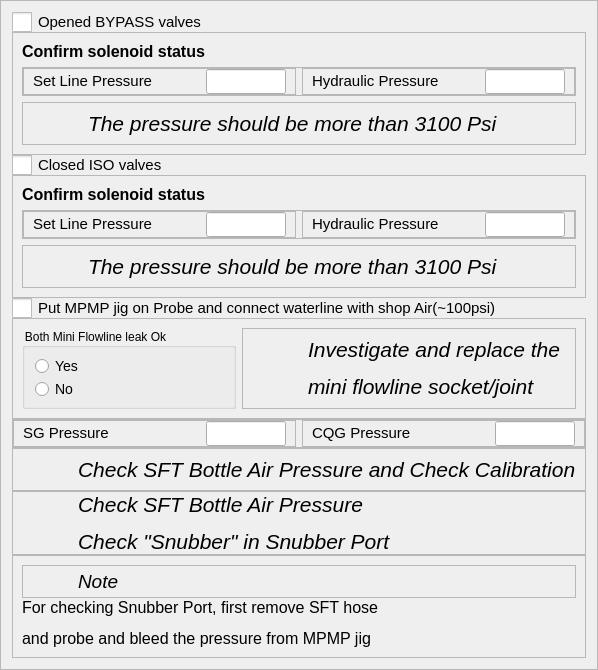
    <widget class="QFrame" name="frame_38">
     <property name="frameShape">
      <enum>QFrame::Shape::StyledPanel</enum>
     </property>
     <property name="frameShadow">
      <enum>QFrame::Shadow::Raised</enum>
     </property>
     <layout class="QVBoxLayout" name="verticalLayout_8">
      <property name="spacing">
       <number>0</number>
      </property>
      <item>
       <widget class="QCheckBox" name="checkBox_5">
        <property name="enabled">
         <bool>true</bool>
        </property>
        <property name="styleSheet">
         <string notr="true">QCheckBox {
    font-size: 15px; /* Larger text */
}
QCheckBox::indicator {
    width: 20px; /* Larger checkbox square */
    height: 20px; /* Larger checkbox square */
}</string>
        </property>
        <property name="text">
         <string>Opened BYPASS valves</string>
        </property>
       </widget>
      </item>
      <item>
       <widget class="QFrame" name="frame_24">
        <property name="frameShape">
         <enum>QFrame::Shape::StyledPanel</enum>
        </property>
        <property name="frameShadow">
         <enum>QFrame::Shadow::Raised</enum>
        </property>
        <layout class="QVBoxLayout" name="verticalLayout_5">
         <item>
          <widget class="QLabel" name="label_20">
           <property name="text">
            <string>&lt;html&gt;&lt;head/&gt;&lt;body&gt;&lt;p&gt;&lt;span style=&quot; font-size:12pt; font-weight:700;&quot;&gt;Confirm solenoid status&lt;/span&gt;&lt;/p&gt;&lt;/body&gt;&lt;/html&gt;</string>
           </property>
          </widget>
         </item>
         <item>
          <widget class="QFrame" name="frame_25">
           <property name="frameShape">
            <enum>QFrame::Shape::StyledPanel</enum>
           </property>
           <property name="frameShadow">
            <enum>QFrame::Shadow::Raised</enum>
           </property>
           <layout class="QHBoxLayout" name="horizontalLayout_21">
            <property name="leftMargin">
             <number>0</number>
            </property>
            <property name="topMargin">
             <number>0</number>
            </property>
            <property name="rightMargin">
             <number>0</number>
            </property>
            <property name="bottomMargin">
             <number>0</number>
            </property>
            <item>
             <widget class="QFrame" name="frame_26">
              <property name="frameShape">
               <enum>QFrame::Shape::StyledPanel</enum>
              </property>
              <property name="frameShadow">
               <enum>QFrame::Shadow::Raised</enum>
              </property>
              <layout class="QHBoxLayout" name="horizontalLayout_22">
               <property name="topMargin">
                <number>0</number>
               </property>
               <property name="bottomMargin">
                <number>0</number>
               </property>
               <item>
                <widget class="QLabel" name="label_21">
                 <property name="text">
                  <string>&lt;html&gt;&lt;head/&gt;&lt;body&gt;&lt;p&gt;&lt;span style=&quot; font-size:11pt;&quot;&gt;Set Line Pressure&lt;/span&gt;&lt;/p&gt;&lt;/body&gt;&lt;/html&gt;</string>
                 </property>
                </widget>
               </item>
               <item>
                <widget class="QLineEdit" name="lineEdit_11">
                 <property name="minimumSize">
                  <size>
                   <width>80</width>
                   <height>25</height>
                  </size>
                 </property>
                 <property name="maximumSize">
                  <size>
                   <width>80</width>
                   <height>25</height>
                  </size>
                 </property>
                </widget>
               </item>
              </layout>
             </widget>
            </item>
            <item>
             <widget class="QFrame" name="frame_27">
              <property name="frameShape">
               <enum>QFrame::Shape::StyledPanel</enum>
              </property>
              <property name="frameShadow">
               <enum>QFrame::Shadow::Raised</enum>
              </property>
              <layout class="QHBoxLayout" name="horizontalLayout_23">
               <property name="topMargin">
                <number>0</number>
               </property>
               <property name="bottomMargin">
                <number>0</number>
               </property>
               <item>
                <widget class="QLabel" name="label_24">
                 <property name="text">
                  <string>&lt;html&gt;&lt;head/&gt;&lt;body&gt;&lt;p&gt;&lt;span style=&quot; font-size:11pt;&quot;&gt;Hydraulic Pressure&lt;/span&gt;&lt;/p&gt;&lt;/body&gt;&lt;/html&gt;</string>
                 </property>
                </widget>
               </item>
               <item>
                <widget class="QLineEdit" name="lineEdit_12">
                 <property name="minimumSize">
                  <size>
                   <width>80</width>
                   <height>25</height>
                  </size>
                 </property>
                 <property name="maximumSize">
                  <size>
                   <width>80</width>
                   <height>25</height>
                  </size>
                 </property>
                </widget>
               </item>
              </layout>
             </widget>
            </item>
           </layout>
          </widget>
         </item>
         <item>
          <widget class="QFrame" name="frame_28">
           <property name="frameShape">
            <enum>QFrame::Shape::StyledPanel</enum>
           </property>
           <property name="frameShadow">
            <enum>QFrame::Shadow::Raised</enum>
           </property>
           <layout class="QHBoxLayout" name="horizontalLayout_24">
            <property name="spacing">
             <number>15</number>
            </property>
            <property name="topMargin">
             <number>0</number>
            </property>
            <property name="bottomMargin">
             <number>0</number>
            </property>
            <item>
             <widget class="QLabel" name="label_25">
              <property name="minimumSize">
               <size>
                <width>41</width>
                <height>41</height>
               </size>
              </property>
              <property name="maximumSize">
               <size>
                <width>41</width>
                <height>41</height>
               </size>
              </property>
              <property name="text">
               <string/>
              </property>
              <property name="pixmap">
               <pixmap resource="../../Images.qrc">:/Icons/Icons/risk-icon.png</pixmap>
              </property>
              <property name="scaledContents">
               <bool>true</bool>
              </property>
             </widget>
            </item>
            <item>
             <widget class="QLabel" name="label_26">
              <property name="text">
               <string>&lt;html&gt;&lt;head/&gt;&lt;body&gt;&lt;p&gt;&lt;span style=&quot; font-size:16pt; font-style:italic;&quot;&gt;The pressure should be more than 3100 Psi&lt;/span&gt;&lt;/p&gt;&lt;/body&gt;&lt;/html&gt;</string>
              </property>
             </widget>
            </item>
           </layout>
          </widget>
         </item>
        </layout>
       </widget>
      </item>
      <item>
       <widget class="QCheckBox" name="checkBox_4">
        <property name="enabled">
         <bool>true</bool>
        </property>
        <property name="styleSheet">
         <string notr="true">QCheckBox {
    font-size: 15px; /* Larger text */
}
QCheckBox::indicator {
    width: 20px; /* Larger checkbox square */
    height: 20px; /* Larger checkbox square */
}</string>
        </property>
        <property name="text">
         <string>Closed ISO valves</string>
        </property>
       </widget>
      </item>
      <item>
       <widget class="QFrame" name="frame_19">
        <property name="frameShape">
         <enum>QFrame::Shape::StyledPanel</enum>
        </property>
        <property name="frameShadow">
         <enum>QFrame::Shadow::Raised</enum>
        </property>
        <layout class="QVBoxLayout" name="verticalLayout_6">
         <item>
          <widget class="QLabel" name="label_11">
           <property name="text">
            <string>&lt;html&gt;&lt;head/&gt;&lt;body&gt;&lt;p&gt;&lt;span style=&quot; font-size:12pt; font-weight:700;&quot;&gt;Confirm solenoid status&lt;/span&gt;&lt;/p&gt;&lt;/body&gt;&lt;/html&gt;</string>
           </property>
          </widget>
         </item>
         <item>
          <widget class="QFrame" name="frame_20">
           <property name="frameShape">
            <enum>QFrame::Shape::StyledPanel</enum>
           </property>
           <property name="frameShadow">
            <enum>QFrame::Shadow::Raised</enum>
           </property>
           <layout class="QHBoxLayout" name="horizontalLayout_17">
            <property name="leftMargin">
             <number>0</number>
            </property>
            <property name="topMargin">
             <number>0</number>
            </property>
            <property name="rightMargin">
             <number>0</number>
            </property>
            <property name="bottomMargin">
             <number>0</number>
            </property>
            <item>
             <widget class="QFrame" name="frame_21">
              <property name="frameShape">
               <enum>QFrame::Shape::StyledPanel</enum>
              </property>
              <property name="frameShadow">
               <enum>QFrame::Shadow::Raised</enum>
              </property>
              <layout class="QHBoxLayout" name="horizontalLayout_18">
               <property name="topMargin">
                <number>0</number>
               </property>
               <property name="bottomMargin">
                <number>0</number>
               </property>
               <item>
                <widget class="QLabel" name="label_14">
                 <property name="text">
                  <string>&lt;html&gt;&lt;head/&gt;&lt;body&gt;&lt;p&gt;&lt;span style=&quot; font-size:11pt;&quot;&gt;Set Line Pressure&lt;/span&gt;&lt;/p&gt;&lt;/body&gt;&lt;/html&gt;</string>
                 </property>
                </widget>
               </item>
               <item>
                <widget class="QLineEdit" name="lineEdit_9">
                 <property name="minimumSize">
                  <size>
                   <width>80</width>
                   <height>25</height>
                  </size>
                 </property>
                 <property name="maximumSize">
                  <size>
                   <width>80</width>
                   <height>25</height>
                  </size>
                 </property>
                </widget>
               </item>
              </layout>
             </widget>
            </item>
            <item>
             <widget class="QFrame" name="frame_22">
              <property name="frameShape">
               <enum>QFrame::Shape::StyledPanel</enum>
              </property>
              <property name="frameShadow">
               <enum>QFrame::Shadow::Raised</enum>
              </property>
              <layout class="QHBoxLayout" name="horizontalLayout_19">
               <property name="topMargin">
                <number>0</number>
               </property>
               <property name="bottomMargin">
                <number>0</number>
               </property>
               <item>
                <widget class="QLabel" name="label_15">
                 <property name="text">
                  <string>&lt;html&gt;&lt;head/&gt;&lt;body&gt;&lt;p&gt;&lt;span style=&quot; font-size:11pt;&quot;&gt;Hydraulic Pressure&lt;/span&gt;&lt;/p&gt;&lt;/body&gt;&lt;/html&gt;</string>
                 </property>
                </widget>
               </item>
               <item>
                <widget class="QLineEdit" name="lineEdit_10">
                 <property name="minimumSize">
                  <size>
                   <width>80</width>
                   <height>25</height>
                  </size>
                 </property>
                 <property name="maximumSize">
                  <size>
                   <width>80</width>
                   <height>25</height>
                  </size>
                 </property>
                </widget>
               </item>
              </layout>
             </widget>
            </item>
           </layout>
          </widget>
         </item>
         <item>
          <widget class="QFrame" name="frame_23">
           <property name="frameShape">
            <enum>QFrame::Shape::StyledPanel</enum>
           </property>
           <property name="frameShadow">
            <enum>QFrame::Shadow::Raised</enum>
           </property>
           <layout class="QHBoxLayout" name="horizontalLayout_20">
            <property name="spacing">
             <number>15</number>
            </property>
            <property name="topMargin">
             <number>0</number>
            </property>
            <property name="bottomMargin">
             <number>0</number>
            </property>
            <item>
             <widget class="QLabel" name="label_22">
              <property name="minimumSize">
               <size>
                <width>41</width>
                <height>41</height>
               </size>
              </property>
              <property name="maximumSize">
               <size>
                <width>41</width>
                <height>41</height>
               </size>
              </property>
              <property name="text">
               <string/>
              </property>
              <property name="pixmap">
               <pixmap resource="../../Images.qrc">:/Icons/Icons/risk-icon.png</pixmap>
              </property>
              <property name="scaledContents">
               <bool>true</bool>
              </property>
             </widget>
            </item>
            <item>
             <widget class="QLabel" name="label_23">
              <property name="text">
               <string>&lt;html&gt;&lt;head/&gt;&lt;body&gt;&lt;p&gt;&lt;span style=&quot; font-size:16pt; font-style:italic;&quot;&gt;The pressure should be more than 3100 Psi&lt;/span&gt;&lt;/p&gt;&lt;/body&gt;&lt;/html&gt;</string>
              </property>
             </widget>
            </item>
           </layout>
          </widget>
         </item>
        </layout>
       </widget>
      </item>
      <item>
       <widget class="QCheckBox" name="checkBox_6">
        <property name="enabled">
         <bool>true</bool>
        </property>
        <property name="styleSheet">
         <string notr="true">QCheckBox {
    font-size: 15px; /* Larger text */
}
QCheckBox::indicator {
    width: 20px; /* Larger checkbox square */
    height: 20px; /* Larger checkbox square */
}</string>
        </property>
        <property name="text">
         <string>Put MPMP jig on Probe and connect waterline with shop Air(~100psi)</string>
        </property>
       </widget>
      </item>
      <item>
       <widget class="QFrame" name="frame_29">
        <property name="frameShape">
         <enum>QFrame::Shape::StyledPanel</enum>
        </property>
        <property name="frameShadow">
         <enum>QFrame::Shadow::Raised</enum>
        </property>
        <layout class="QHBoxLayout" name="horizontalLayout">
         <item>
          <widget class="QGroupBox" name="groupBox_2">
           <property name="minimumSize">
            <size>
             <width>180</width>
             <height>0</height>
            </size>
           </property>
           <property name="styleSheet">
            <string notr="true">QGroupBox::title {
    font-size: 16px;
}
</string>
           </property>
           <property name="title">
            <string>Both Mini Flowline leak Ok</string>
           </property>
           <property name="checkable">
            <bool>false</bool>
           </property>
           <property name="checked">
            <bool>false</bool>
           </property>
           <layout class="QVBoxLayout" name="verticalLayout_12">
            <item>
             <widget class="QRadioButton" name="radioButton_3">
              <property name="styleSheet">
               <string notr="true">QRadioButton{
    font-size: 14px; /* Larger text */
}
QRadioButton::indicator {
    width: 15px; /* Larger checkbox square */
    height: 15px; /* Larger checkbox square */
}</string>
              </property>
              <property name="text">
               <string>Yes</string>
              </property>
             </widget>
            </item>
            <item>
             <widget class="QRadioButton" name="radioButton_4">
              <property name="styleSheet">
               <string notr="true">QRadioButton{
    font-size: 14px; /* Larger text */
}
QRadioButton::indicator {
    width: 15px; /* Larger checkbox square */
    height: 15px; /* Larger checkbox square */
}</string>
              </property>
              <property name="text">
               <string>No</string>
              </property>
             </widget>
            </item>
           </layout>
          </widget>
         </item>
         <item>
          <widget class="QFrame" name="frame_30">
           <property name="frameShape">
            <enum>QFrame::Shape::StyledPanel</enum>
           </property>
           <property name="frameShadow">
            <enum>QFrame::Shadow::Raised</enum>
           </property>
           <layout class="QHBoxLayout" name="horizontalLayout_25">
            <property name="spacing">
             <number>15</number>
            </property>
            <property name="topMargin">
             <number>0</number>
            </property>
            <property name="bottomMargin">
             <number>0</number>
            </property>
            <item>
             <widget class="QLabel" name="label_27">
              <property name="minimumSize">
               <size>
                <width>41</width>
                <height>41</height>
               </size>
              </property>
              <property name="maximumSize">
               <size>
                <width>41</width>
                <height>41</height>
               </size>
              </property>
              <property name="text">
               <string/>
              </property>
              <property name="pixmap">
               <pixmap resource="../../Images.qrc">:/Icons/Icons/risk-icon.png</pixmap>
              </property>
              <property name="scaledContents">
               <bool>true</bool>
              </property>
             </widget>
            </item>
            <item>
             <widget class="QLabel" name="label_28">
              <property name="text">
               <string>&lt;html&gt;&lt;head/&gt;&lt;body&gt;&lt;p&gt;&lt;span style=&quot; font-size:16pt; font-style:italic;&quot;&gt;Investigate and replace the &lt;/span&gt;&lt;/p&gt;&lt;p&gt;&lt;span style=&quot; font-size:16pt; font-style:italic;&quot;&gt;mini flowline socket/joint&lt;/span&gt;&lt;/p&gt;&lt;/body&gt;&lt;/html&gt;</string>
              </property>
             </widget>
            </item>
           </layout>
          </widget>
         </item>
        </layout>
       </widget>
      </item>
      <item>
       <widget class="QFrame" name="frame_33">
        <property name="frameShape">
         <enum>QFrame::Shape::StyledPanel</enum>
        </property>
        <property name="frameShadow">
         <enum>QFrame::Shadow::Raised</enum>
        </property>
        <layout class="QHBoxLayout" name="horizontalLayout_27">
         <property name="leftMargin">
          <number>0</number>
         </property>
         <property name="topMargin">
          <number>0</number>
         </property>
         <property name="rightMargin">
          <number>0</number>
         </property>
         <property name="bottomMargin">
          <number>0</number>
         </property>
         <item>
          <widget class="QFrame" name="frame_34">
           <property name="frameShape">
            <enum>QFrame::Shape::StyledPanel</enum>
           </property>
           <property name="frameShadow">
            <enum>QFrame::Shadow::Raised</enum>
           </property>
           <layout class="QHBoxLayout" name="horizontalLayout_28">
            <property name="topMargin">
             <number>0</number>
            </property>
            <property name="bottomMargin">
             <number>0</number>
            </property>
            <item>
             <widget class="QLabel" name="label_32">
              <property name="text">
               <string>&lt;html&gt;&lt;head/&gt;&lt;body&gt;&lt;p&gt;&lt;span style=&quot; font-size:11pt;&quot;&gt;SG Pressure&lt;/span&gt;&lt;/p&gt;&lt;/body&gt;&lt;/html&gt;</string>
              </property>
             </widget>
            </item>
            <item>
             <widget class="QLineEdit" name="lineEdit_13">
              <property name="minimumSize">
               <size>
                <width>80</width>
                <height>25</height>
               </size>
              </property>
              <property name="maximumSize">
               <size>
                <width>80</width>
                <height>25</height>
               </size>
              </property>
             </widget>
            </item>
           </layout>
          </widget>
         </item>
         <item>
          <widget class="QFrame" name="frame_35">
           <property name="frameShape">
            <enum>QFrame::Shape::StyledPanel</enum>
           </property>
           <property name="frameShadow">
            <enum>QFrame::Shadow::Raised</enum>
           </property>
           <layout class="QHBoxLayout" name="horizontalLayout_29">
            <property name="topMargin">
             <number>0</number>
            </property>
            <property name="bottomMargin">
             <number>0</number>
            </property>
            <item>
             <widget class="QLabel" name="label_33">
              <property name="text">
               <string>&lt;html&gt;&lt;head/&gt;&lt;body&gt;&lt;p&gt;&lt;span style=&quot; font-size:11pt;&quot;&gt;CQG Pressure&lt;/span&gt;&lt;/p&gt;&lt;/body&gt;&lt;/html&gt;</string>
              </property>
             </widget>
            </item>
            <item>
             <widget class="QLineEdit" name="lineEdit_14">
              <property name="minimumSize">
               <size>
                <width>80</width>
                <height>25</height>
               </size>
              </property>
              <property name="maximumSize">
               <size>
                <width>80</width>
                <height>25</height>
               </size>
              </property>
             </widget>
            </item>
           </layout>
          </widget>
         </item>
        </layout>
       </widget>
      </item>
      <item>
       <widget class="QFrame" name="frame_36">
        <property name="frameShape">
         <enum>QFrame::Shape::StyledPanel</enum>
        </property>
        <property name="frameShadow">
         <enum>QFrame::Shadow::Raised</enum>
        </property>
        <layout class="QHBoxLayout" name="horizontalLayout_30">
         <property name="spacing">
          <number>15</number>
         </property>
         <property name="topMargin">
          <number>0</number>
         </property>
         <property name="bottomMargin">
          <number>0</number>
         </property>
         <item>
          <widget class="QLabel" name="label_34">
           <property name="minimumSize">
            <size>
             <width>41</width>
             <height>41</height>
            </size>
           </property>
           <property name="maximumSize">
            <size>
             <width>41</width>
             <height>41</height>
            </size>
           </property>
           <property name="text">
            <string/>
           </property>
           <property name="pixmap">
            <pixmap resource="../../Images.qrc">:/Icons/Icons/risk-icon.png</pixmap>
           </property>
           <property name="scaledContents">
            <bool>true</bool>
           </property>
          </widget>
         </item>
         <item>
          <widget class="QLabel" name="label_35">
           <property name="text">
            <string>&lt;html&gt;&lt;head/&gt;&lt;body&gt;&lt;p&gt;&lt;span style=&quot; font-size:16pt; font-style:italic;&quot;&gt;Check SFT Bottle Air Pressure and Check Calibration&lt;/span&gt;&lt;/p&gt;&lt;/body&gt;&lt;/html&gt;</string>
           </property>
          </widget>
         </item>
        </layout>
       </widget>
      </item>
      <item>
       <widget class="QFrame" name="frame_37">
        <property name="frameShape">
         <enum>QFrame::Shape::StyledPanel</enum>
        </property>
        <property name="frameShadow">
         <enum>QFrame::Shadow::Raised</enum>
        </property>
        <layout class="QHBoxLayout" name="horizontalLayout_31">
         <property name="spacing">
          <number>15</number>
         </property>
         <property name="topMargin">
          <number>0</number>
         </property>
         <property name="bottomMargin">
          <number>0</number>
         </property>
         <item>
          <widget class="QLabel" name="label_36">
           <property name="minimumSize">
            <size>
             <width>41</width>
             <height>41</height>
            </size>
           </property>
           <property name="maximumSize">
            <size>
             <width>41</width>
             <height>41</height>
            </size>
           </property>
           <property name="text">
            <string/>
           </property>
           <property name="pixmap">
            <pixmap resource="../../Images.qrc">:/Icons/Icons/risk-icon.png</pixmap>
           </property>
           <property name="scaledContents">
            <bool>true</bool>
           </property>
          </widget>
         </item>
         <item>
          <widget class="QLabel" name="label_37">
           <property name="text">
            <string>&lt;html&gt;&lt;head/&gt;&lt;body&gt;&lt;p&gt;&lt;span style=&quot; font-size:16pt; font-style:italic;&quot;&gt;Check SFT Bottle Air Pressure&lt;/span&gt;&lt;/p&gt;&lt;p&gt;&lt;span style=&quot; font-size:16pt; font-style:italic;&quot;&gt;Check &amp;quot;Snubber&amp;quot; in Snubber Port&lt;/span&gt;&lt;/p&gt;&lt;/body&gt;&lt;/html&gt;</string>
           </property>
          </widget>
         </item>
        </layout>
       </widget>
      </item>
      <item>
       <widget class="QFrame" name="frame_31">
        <property name="frameShape">
         <enum>QFrame::Shape::StyledPanel</enum>
        </property>
        <property name="frameShadow">
         <enum>QFrame::Shadow::Raised</enum>
        </property>
        <layout class="QVBoxLayout" name="verticalLayout_7">
         <property name="spacing">
          <number>0</number>
         </property>
         <item>
          <widget class="QFrame" name="frame_32">
           <property name="frameShape">
            <enum>QFrame::Shape::StyledPanel</enum>
           </property>
           <property name="frameShadow">
            <enum>QFrame::Shadow::Raised</enum>
           </property>
           <layout class="QHBoxLayout" name="horizontalLayout_26">
            <property name="spacing">
             <number>15</number>
            </property>
            <property name="topMargin">
             <number>0</number>
            </property>
            <property name="bottomMargin">
             <number>0</number>
            </property>
            <item>
             <widget class="QLabel" name="label_29">
              <property name="minimumSize">
               <size>
                <width>31</width>
                <height>31</height>
               </size>
              </property>
              <property name="maximumSize">
               <size>
                <width>31</width>
                <height>31</height>
               </size>
              </property>
              <property name="text">
               <string/>
              </property>
              <property name="pixmap">
               <pixmap resource="../../Images.qrc">:/Icons/Icons/Info.png</pixmap>
              </property>
              <property name="scaledContents">
               <bool>true</bool>
              </property>
             </widget>
            </item>
            <item>
             <widget class="QLabel" name="label_30">
              <property name="text">
               <string>&lt;html&gt;&lt;head/&gt;&lt;body&gt;&lt;p&gt;&lt;span style=&quot; font-size:14pt; font-style:italic;&quot;&gt;Note&lt;/span&gt;&lt;/p&gt;&lt;/body&gt;&lt;/html&gt;</string>
              </property>
             </widget>
            </item>
           </layout>
          </widget>
         </item>
         <item>
          <widget class="QLabel" name="label_31">
           <property name="text">
            <string>&lt;html&gt;&lt;head/&gt;&lt;body&gt;&lt;p&gt;&lt;span style=&quot; font-size:12pt;&quot;&gt;For checking Snubber Port, first remove SFT hose &lt;/span&gt;&lt;/p&gt;&lt;p&gt;&lt;span style=&quot; font-size:12pt;&quot;&gt;and probe and bleed the pressure from MPMP jig&lt;/span&gt;&lt;/p&gt;&lt;/body&gt;&lt;/html&gt;</string>
           </property>
          </widget>
         </item>
        </layout>
       </widget>
      </item>
     </layout>
    </widget>
